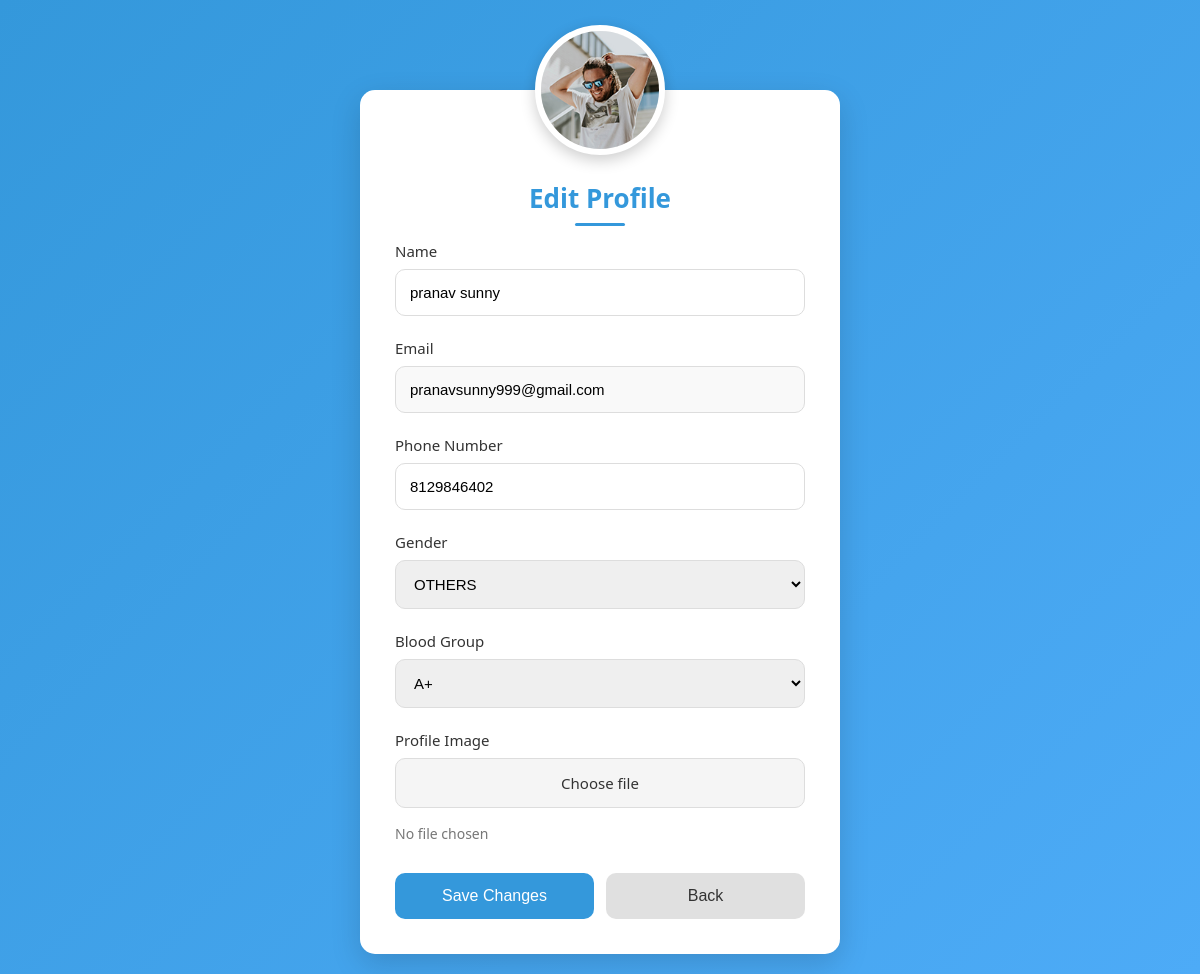
The app's page /edit_modprofile/ (signed in) with its own data.
### com/models.py (models this page shows)
class Mod(models.Model):
    name=models.CharField(max_length=30)
    email=models.EmailField(max_length=50,unique=True)
    passw=models.CharField(max_length=50)
    contact=models.CharField(max_length=10)
    image = models.ImageField(upload_to='images/', null=True, blank=True)
    bloodgroupchoice=(
        ('A+','A+'),
        ('A-','A-'),
        ('B+','B+'),
        ('B-','B-'),
        ('AB+','AB+'),
        ('AB-','AB-'),
        ('O+','O+'),
        ('O-','O-'),
    )
    bloodgroup=models.CharField(max_length=5,choices=bloodgroupchoice,null=True,blank=True)
    genderchoice=(
        ('male','MALE'),
        ('female','FEMALE'),
        ('others','OTHERS')
    )
    gender=models.CharField(max_length=10,choices=genderchoice,null=True,blank=True)
    categorychoice=(
        ('mentors and experts','MENTORS AND EXPERTS'),
        ('sponsors or donors','SPONSORS AND DONORS'),
        ('creators and sharers','CREATORS AND SHARERS'),
    )
    category=models.CharField(max_length=30,choices=categorychoice,null=False,blank=False)
    approval_status=models.BooleanField(default=False)
    is_selected = models.BooleanField(default=False)
    is_rejected = models.BooleanField(default=False)

### com/views.py (the view)
# urls.py: path('edit_modprofile/', views.edit_modprofile, name='edit_modprofile'),
def edit_modprofile(request):
    if 'email' in request.session:
        email = request.session['email']
        try:
            user = models.Mod.objects.get(email=email)
        except models.Mod.DoesNotExist:
            return redirect('modlogin')  # Redirect to login if the user doesn't exist
        if request.method == 'POST':
            user.name = request.POST.get('Name', user.name) or "Default Name"  # Provide a fallback name
            user.email = request.POST.get('Email', user.email) # Retain existing value if not provided
            user.contact = request.POST. get('Phone Number', user.contact)  # Optional field
            user.gender = request.POST.get('gender', user.gender)
            user.bloodgroup = request.POST.get('bloodgroup', user.bloodgroup)
            if 'image' in request.FILES:
                user.image = request.FILES.get('image',user.image)
            user.save()
            return redirect('modprofile')
        else:
            return render(request, 'edit_modprofile.html', {'user': user})
    else:
        return redirect('modlogin')

### com/templates/edit_modprofile.html (shortened to what this page needs)
<!DOCTYPE html>
<html lang="en">
<head>
</head>
<body>
    <div class="container">
        <div class="profile-image-container">
            {% if user.image %}
                <img src="{{ user.image.url }}" alt="Profile Image" class="profile-image">
            {% else %}
                <div class="profile-placeholder">👤</div>
            {% endif %}
        </div>
        <h2>Edit Profile</h2>
        <form method="POST" enctype="multipart/form-data">
            <div class="form-group">
                <label for="name">Name</label>
                <input type="text" id="name" name="Name" value="{{ user.name }}" required>
            </div>
            <div class="form-group">
                <label for="email">Email</label>
                <input type="email" id="email" name="Email" value="{{ user.email }}" required class="readonly" readonly>
            </div>
            <div class="form-group">
                <label for="contact">Phone Number</label>
                <input type="text" id="contact" name="Phone Number" value="{{ user.contact }}">
            </div>
            <div class="form-group">
                <label for="gender">Gender</label>
                <select id="gender" name="gender">
                    {% for key, value in user.genderchoice %}
                        <option value="{{ key }}" {% if user.gender == key %}selected{% endif %}>{{ value }}</option>
                    {% endfor %}
                </select>
            </div>
            <div class="form-group">
                <label for="bloodgroup">Blood Group</label>
                <select id="bloodgroup" name="bloodgroup">
                    {% for key, value in user.bloodgroupchoice %}
                        <option value="{{ key }}" {% if user.bloodgroup == key %}selected{% endif %}>{{ value }}</option>
                    {% endfor %}
                </select>
            </div>
            <div class="form-group">
                <label for="image">Profile Image</label>
                <div class="file-input-group">
                    <label for="image" class="file-input-label">Choose file</label>
                    <div id="file-info" class="file-upload-info">No file chosen</div>
                </div>
            </div>
            <div class="button-group">
                <button type="submit">Save Changes</button>
                <button type="button" class="back-button" onclick="window.history.back();">Back</button>
            </div>
        </form>
    </div>
</body>
</html>

### com/templates/edit_modprofile.html (style rules this page uses)
* { margin: 0; padding: 0; box-sizing: border-box; }
body { font-family: 'Segoe UI', Tahoma, Geneva, Verdana, sans-serif; background: linear-gradient(135deg, #3498db 0%, #4dabf7 100%); margin: 0; padding: 20px; display: flex; justify-content: center; align-items: center; min-height: 100vh; }
.container { background: white; padding: 35px; border-radius: 15px; box-shadow: 0 10px 30px rgba(0, 0, 0, 0.15); width: 100%; max-width: 480px; text-align: center; position: relative; margin-top: 70px; }
.profile-image-container { position: relative; width: 130px; height: 130px; margin: -100px auto 25px; border-radius: 50%; overflow: hidden; box-shadow: 0 5px 15px rgba(0, 0, 0, 0.2); background-color: #f0f0f0; display: flex; justify-content: center; align-items: center; border: 6px solid white; }
.profile-image { width: 100%; height: 100%; object-fit: cover; }
h2 { text-align: center; color: #3498db; margin-bottom: 25px; font-weight: 600; font-size: 26px; position: relative; display: inline-block; }
h2::after { content: ""; position: absolute; bottom: -10px; left: 50%; transform: translateX(-50%); width: 50px; height: 3px; background: #3498db; border-radius: 10px; }
.form-group { margin-bottom: 22px; text-align: left; }
label { font-weight: 500; display: block; margin-bottom: 8px; color: #333; font-size: 15px; }
input, select { width: 100%; padding: 14px; border: 1px solid #ddd; border-radius: 10px; box-sizing: border-box; transition: border 0.3s, box-shadow 0.3s; font-size: 15px; }
.file-input-group { position: relative; }
.file-input-label { display: inline-block; background-color: #f5f5f5; color: #333; padding: 14px; border-radius: 10px; cursor: pointer; transition: background-color 0.3s; width: 100%; text-align: center; box-sizing: border-box; border: 1px solid #ddd; }
.button-group { display: flex; gap: 12px; margin-top: 30px; }
button { flex: 1; padding: 14px; border: none; border-radius: 10px; cursor: pointer; font-size: 16px; font-weight: 500; transition: background-color 0.3s, transform 0.3s; }
button[type="submit"] { background-color: #3498db; color: white; }
.back-button { background-color: #e0e0e0; color: #333; }
.readonly { background-color: #f9f9f9; cursor: not-allowed; }
.container { animation: fadeIn 0.6s ease-out forwards; }
.file-upload-info { margin-top: 8px; font-size: 14px; color: #777; }

### records on screen
Mod: image (picture), Name "pranav sunny", Email "pranavsunny999@gmail.com", contact "8129846402", gender "OTHERS", bloodgroup "A+"
